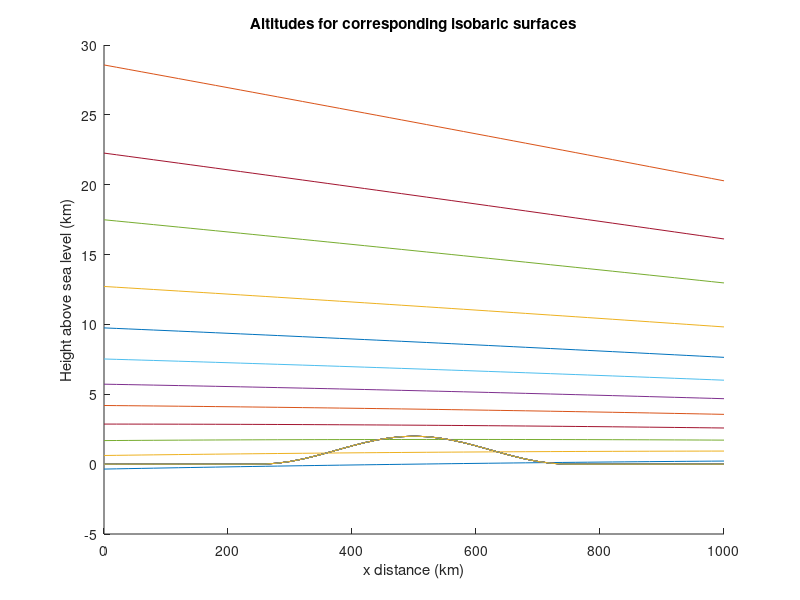
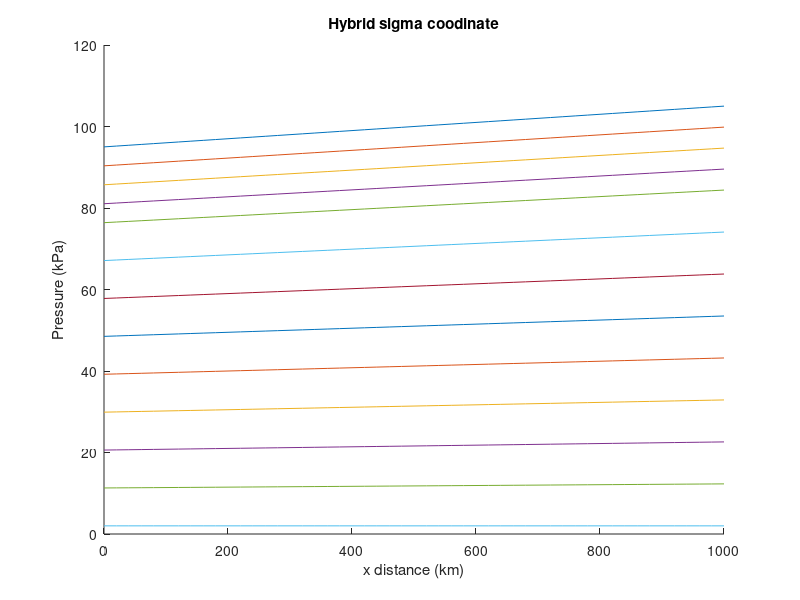
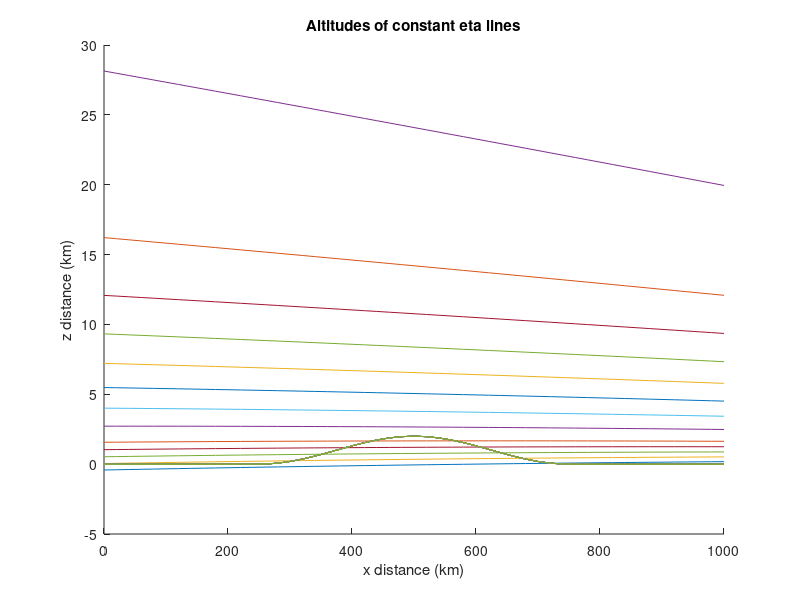

Write MATLAB code to recreate these figures, in order.
clear all
close all
%% Inputs
xkm = 0:20:1000;
zkm = 0:1:30;
dx = 20;
dz = 1;
pi_top = 2;
eta_c = 0.3;
a = 0.0293;
P = [100 90 80 70 60 50 40 30 20 10 5 2];
%eta = [0, 0.1, 0.2, 0.3, 0.4, 0.5, 0.6, 0.7, 0.8, 0.85, 0.9, 0.95, 1];
eta = [1, 0.95, 0.9, 0.85, 0.8, 0.7, 0.6, 0.5, 0.4, 0.3, 0.2, 0.1, 0];
%% Temperature
%This loop creates a [31,51] matrix where each row represents the
%temperatures across x for one z value
T_matrix = zeros(length(zkm),length(xkm));
for i=1:length(zkm)
    zkm_calc = zkm(i);
    if zkm_calc < 12
        T = (40 - 0.08.*xkm) - 6.5*zkm_calc + 273; %K
    else
        T = (40-0.08.*xkm) - 6.5*12 + 273; %K
    end
    T_matrix(i,:) = T;
end
%% Q1)
%Find:  On an x-z graph, plot the altitudes (km) of the following isobaric surfaces:
%100, 90, 80, 70, 60, 50, 40, 30, 20, 10, 5, 2 kPa.
%On the same plot, plot the altitude of Zground. 
%% Altitude
alt = zeros(length(P), length(xkm));
Pms1 = 95 + 0.01.*xkm;
z = 0; %corresponding to Pms1
%P(1) = Pms1;
z = -log(P(1)./Pms1)*a.*T + z;
alt(1,:)=z;
for k=2:length(P)
    if z < 12
        T = (40 - 0.08.*xkm) - 6.5*z + 273; %K
    else
        T = (40-0.08.*xkm) - 6.5*12 + 273; %K
    end
    z = -log(P(k)./P(k-1))*a.*T + z;
    alt(k,:)=z;
end
%% Zground
Zground=zeros(1,length(xkm));
for j=1:length(xkm)
    %xkm_calc=xkm(j);
    if 250 < xkm(j) && xkm(j) < 750
        Zground_km = 1 + cos(2*3.14159.*(xkm(j) - 500)/500);
    else
        Zground_km = 0;
    end
    Zground(1,j)=Zground_km;
end
%% Plot Altitudes
figure(1)
hold on
for m=1:length(P)
    plot(xkm,alt(m,:))
    plot(xkm,Zground)
    xlabel('x distance (km)');
    ylabel('Height above sea level (km)');
    title('Altitudes for corresponding isobaric surfaces')
end
%% Question 2
% Interpolate to find the Psurface (kPa) pressure at Zground. Namely, it is the pressure that corresponds to eta = 1.  
%This pressure that you use to find eta in exercises (3) & (4).
%% Surface Pressure
% %P1 = Pms1;
% z1 = 0;
% Psfc = zeros(1,length(xkm));
% for n=i:length(xkm)
%     P2 = Pms1(n)*exp((z1 - Zground(n))/(a*T_matrix(1,n)));
%     Psfc(1,n)=P2;    
% end
% Table = [xkm(:), Zground(:), Psfc(:)];
% Table = Table.'; % Remove semi colon before publishing
%% Surface Pressure 2
z1 = 0;
Psfc = Pms1.*exp((z1 - Zground)/(a.*T_matrix(1,:)));
Table = [xkm(:), Zground(:), Psfc(:)];
Table = Table.'; % Remove semi colon before publishing
%% Question 3
%Create a new P-x graph, on which you plot lines of constant eta, for the eta values listed below.  
%Namely, it should look something like WRF4 figure 2.1b, but with the more realistic meteorology that I prescribed above.  
%Also, like that figure, plot pressure P on the vertical axis in reversed order (highest pressure at the bottom of the figure), 
%but don't use a log scale for P.

%CAUTION: when calculating the values of B to use in WRF4 eq. (2.2), 
%be advised that WRF4 eq. (2.3) applies only for eta > eta_c. Otherwise, set B = 0 for eta <= eta_c.
%% Lines of constant eta
c1 = 2*eta_c^2/(1-eta_c)^3;
c2 = -eta_c*(4 + eta_c + eta_c^2)/(1-eta_c)^3;
c3 = 2*(1+eta_c+eta_c^2)/(1-eta_c)^3;
c4 = -(1+eta_c)/(1-eta_c)^3;

B = zeros(1,length(eta));
for l=1:length(eta)
    etacalc = eta(l);
    if etacalc > eta_c
        B = c1 + c2*etacalc + c3*etacalc^2 + c4*etacalc^3;
    else
        B = 0;
    end
    B(1,l)=B;
end

Pd = zeros(length(B), length(xkm));
for q=1:length(B)
    Pd_calc = B(q).*(Psfc-pi_top) + (eta(q)-B(q)).*(Pms1-pi_top) + pi_top;
    Pd(q,:) = Pd_calc;
end
%% Plot Eta lines
figure(2)
hold on
for m=1:length(B)
    plot(xkm,Pd(m,:))
    xlabel('x distance (km)');
    ylabel('Pressure (kPa)');
    title('Hybrid sigma coodinate')
end 
%% Question 4
%Create a new z-x graph, on which you plot the z altitudes of the constant 
%eta lines for the same eta values as in part (3) above. Make use of the hypsometric eq 
%to find the heights z at the pressure levels that correspond to the requested eta values.
%% Pressures associated with eta lines
z_eta = -log(Pd(1)./Psfc)*a.*T;
alt_eta(1,:)=z_eta;
for k=2:length(eta)
    if z_eta < 12
        T = (40 - 0.08.*xkm) - 6.5*z_eta + 273; %K
    else
        T = (40-0.08.*xkm) - 6.5*12 + 273; %K
    end
    z_eta = -log(Pd(k)./Pd(k-1))*a.*T + z_eta;
    alt_eta(k,:)=z_eta;
end
%% Plot Eta lines
figure(3)
hold on
for m=1:length(eta)
    plot(xkm,alt_eta(m,:))
    plot(xkm,Zground)
    xlabel('x distance (km)');
    ylabel('z distance (km)');
    title('Altitudes of constant eta lines')
end




